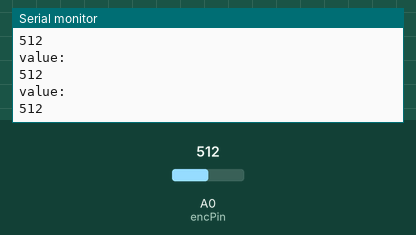
Simulated run of this sketch. Board: Arduino Uno, built with avr-gcc and run on an emulated ATmega328P. Parts: the last lines printed to the serial monitor. The test bench sets the inputs (shaded band); at power-on: A0 (encPin) = 512.

Above: at 1.2 s.
1.3 s: A0 (encPin) set to 11
At 2.0 s:
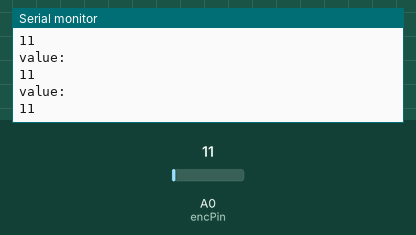
4.3 s: A0 (encPin) set to 8
At 5.3 s:
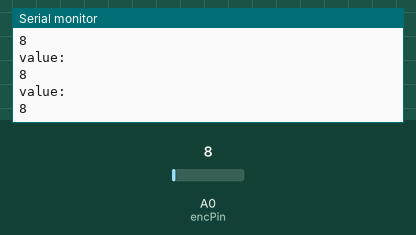
Timing chart, 0 to 7.3 s (numbered marks = the images above; inputs shaded):
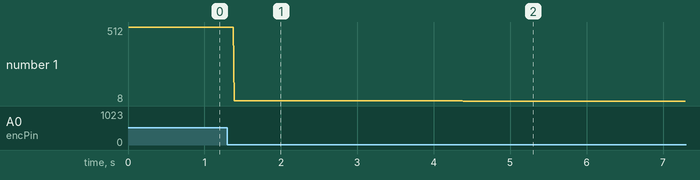

The sketch:

test_encoder.ino
```cpp
//http://www.electroschematics.com/10494/arduino-optical-position-rotary-encoder/

#define encPin A0
int encoder = 0;

int count = 0;
bool blocked = false;

void setup() {
  Serial.begin(9600);

}

void loop() {
  encoder = analogRead(encPin);

  Serial.print("value: \n");
  Serial.println(encoder);

  // Logic for counting the posedge
  if( !encoder & blocked == false){
    Serial.print(count);
    blocked = true;
    count++;
  }

  if ( encoder ){
    blocked = false;
  }

}
```

Measured:
- after the input at 1.3 s, the serial monitor: prints a new line after 0.09 s (image 1)
- after the input at 4.3 s, the serial monitor: prints a new line after 0.08 s (image 2)
- plotted number 1: 512 → 11 after the input at 1.3 s, 11 → 8 after the input at 4.3 s
